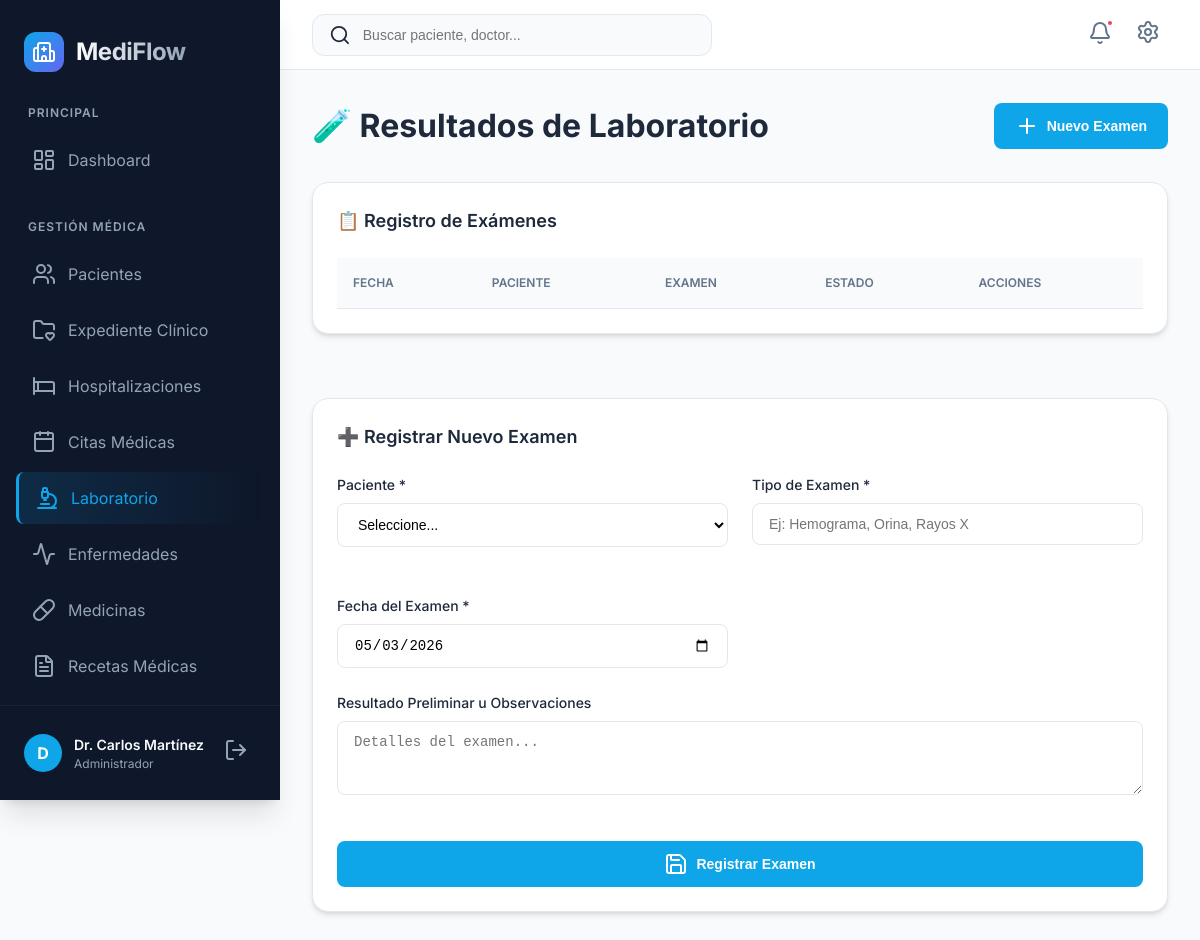
The app's page /laboratorio.php (signed in), older data.
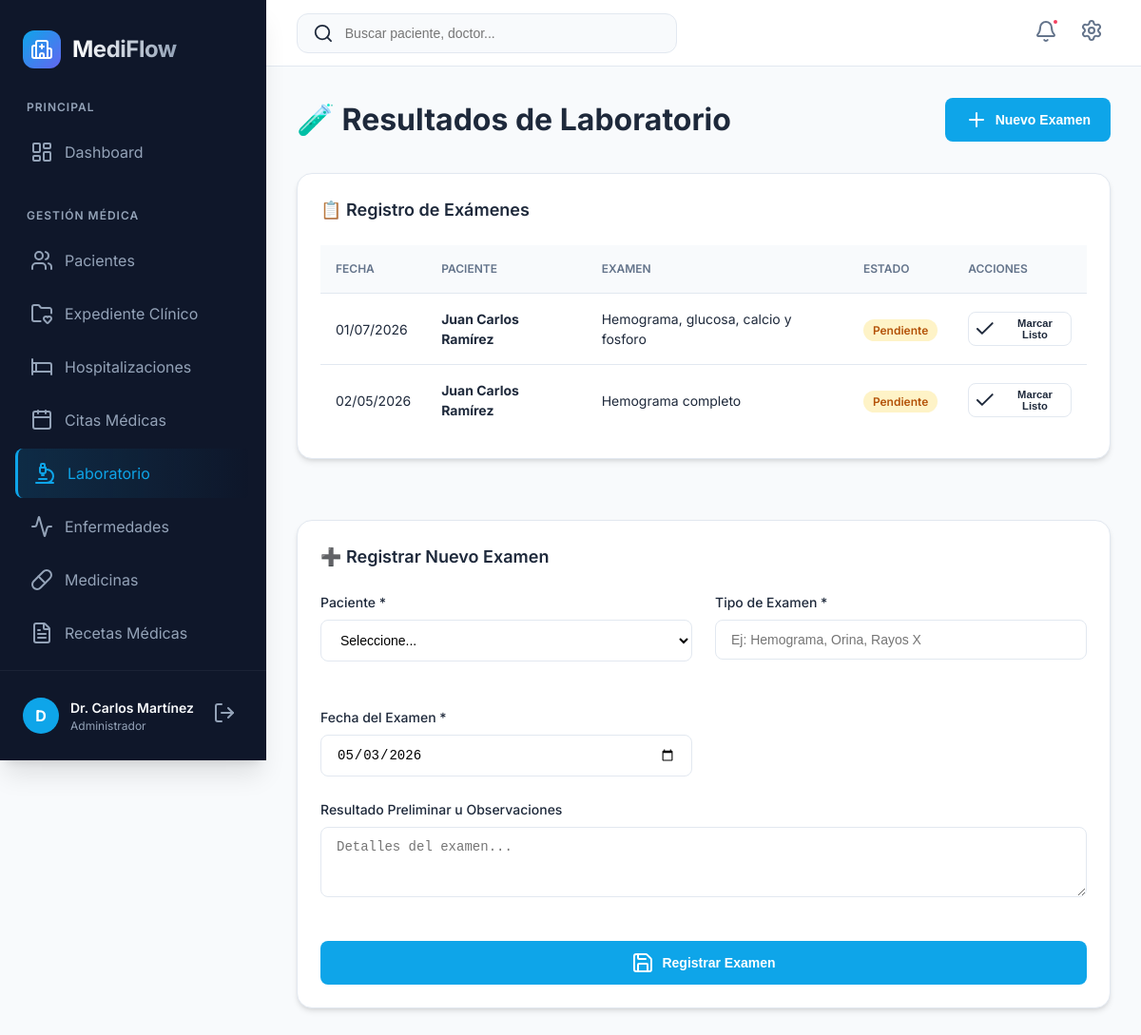
The same page, newer data.
### tables this page shows
CREATE TABLE `laboratorio` (
  `codigolab` int NOT NULL AUTO_INCREMENT,
  `codigopaciente` int NOT NULL,
  `codigoempleado` int NOT NULL,
  `tipo_examen` varchar(150) NOT NULL,
  `resultado` text,
  `fecha_examen` date NOT NULL,
  `archivo_adjunto` varchar(255) DEFAULT NULL,
  `estado` enum('pendiente','listo') DEFAULT 'pendiente',
  `created_at` timestamp NULL DEFAULT CURRENT_TIMESTAMP,
  PRIMARY KEY (`codigolab`),
  KEY `codigopaciente` (`codigopaciente`),
  KEY `codigoempleado` (`codigoempleado`),
  CONSTRAINT `laboratorio_ibfk_1` FOREIGN KEY (`codigopaciente`) REFERENCES `paciente` (`codigopaciente`) ON DELETE CASCADE,
  CONSTRAINT `laboratorio_ibfk_2` FOREIGN KEY (`codigoempleado`) REFERENCES `empleado` (`codigoempleado`)
);

CREATE TABLE `paciente` (
  `codigopaciente` int NOT NULL AUTO_INCREMENT,
  `nombrepaciente` varchar(150) NOT NULL,
  `dui` varchar(10) NOT NULL,
  `fechanacimiento` date NOT NULL,
  `genero` enum('M','F','Otro') NOT NULL,
  `direccion` text,
  `telefono` varchar(20) DEFAULT NULL,
  `correo` varchar(100) DEFAULT NULL,
  `codigomunicipio` int DEFAULT NULL,
  `tipo_sangre` enum('A+','A-','B+','B-','AB+','AB-','O+','O-') DEFAULT NULL,
  `alergias` text,
  `contacto_emergencia` varchar(150) DEFAULT NULL,
  `telefono_emergencia` varchar(20) DEFAULT NULL,
  `created_at` timestamp NOT NULL DEFAULT CURRENT_TIMESTAMP,
  `updated_at` timestamp NOT NULL DEFAULT CURRENT_TIMESTAMP ON UPDATE CURRENT_TIMESTAMP,
  PRIMARY KEY (`codigopaciente`),
  UNIQUE KEY `dui` (`dui`),
  KEY `codigomunicipio` (`codigomunicipio`),
  KEY `idx_dui` (`dui`),
  KEY `idx_nombre` (`nombrepaciente`),
  CONSTRAINT `paciente_ibfk_1` FOREIGN KEY (`codigomunicipio`) REFERENCES `municipio` (`codigomunicipio`) ON DELETE SET NULL
);

### laboratorio.php (the view, shortened to what this page needs)
<?php
require_once("includes/db.php");
$examenes = $conn->query("
    SELECT l.*, p.nombrepaciente
    FROM laboratorio l
    JOIN paciente p ON l.codigopaciente=p.codigopaciente
    ORDER BY l.fecha_examen DESC
");
?>
<?php
require_once("includes/header.php");
require_once("includes/sidebar.php");
?>
<div class="card-header" style="margin-bottom: 2rem;">
    <h1 style="margin: 0;">🧪 Resultados de Laboratorio</h1>
    <button class="btn btn-primary" onclick="document.getElementById('formLab').scrollIntoView({behavior: 'smooth'})">
        <i data-lucide="plus"></i> Nuevo Examen
    </button>
</div>
<div style="display: grid; grid-template-columns: 1fr; gap: 2rem;">
    <div class="card">
        <div class="card-header"><h2 class="card-title">📋 Registro de Exámenes</h2></div>
        <div class="table-container">
            <table>
                <thead>
                    <tr>
                        <th>Fecha</th>
                        <th>Paciente</th>
                        <th>Examen</th>
                        <th>Estado</th>
                        <th>Acciones</th>
                    </tr>
                </thead>
                <tbody>
                    <?php while($ex = $examenes->fetch_assoc()): ?>
                    <tr>
                        <td><?= date('d/m/Y', strtotime($ex['fecha_examen'])) ?></td>
                        <td><strong><?= htmlspecialchars($ex['nombrepaciente']) ?></strong></td>
                        <td><?= htmlspecialchars($ex['tipo_examen']) ?></td>
                        <td>
                            <span class="badge <?= $ex['estado']=='listo'?'badge-success':'badge-warning' ?>">
                                <?= ucfirst($ex['estado']) ?>
                            </span>
                        </td>
                        <td>
                            <?php if($ex['estado'] == 'pendiente'): ?>
                                <button class="btn btn-outline" style="font-size: 0.7rem; padding: 0.3rem;" onclick="completarExamen(<?= $ex['codigolab'] ?>)">
                                    <i data-lucide="check"></i> Marcar Listo
                                </button>
                            <?php else: ?>
                                <button class="icon-btn" onclick="alert('Resultado: <?= str_replace(["\r", "\n"], " ", htmlspecialchars($ex['resultado'])) ?>')" title="Ver Resultado">
                                    <i data-lucide="eye"></i>
                                </button>
                            <?php endif; ?>
                        </td>
                    </tr>
                    <?php endwhile; ?>
                </tbody>
            </table>
        </div>
    </div>
    <div class="card" id="formLab">
        <div class="card-header"><h2 class="card-title">➕ Registrar Nuevo Examen</h2></div>
        <form method="post">
            <div style="display: grid; grid-template-columns: 1fr 1fr; gap: 1.5rem;">
                <div class="form-group">
                    <label class="form-label">Paciente *</label>
                    <select name="codigopaciente" class="form-control" required>
                        <option value="">Seleccione...</option>
                    </select>
                </div>
                <div class="form-group">
                    <label class="form-label">Tipo de Examen *</label>
                    <input type="text" name="tipo_examen" class="form-control" placeholder="Ej: Hemograma, Orina, Rayos X" required>
                </div>
                <div class="form-group">
                    <label class="form-label">Fecha del Examen *</label>
                    <input type="date" name="fecha_examen" class="form-control" value="<?= date('Y-m-d') ?>" required>
                </div>
            </div>
            <div class="form-group">
                <label class="form-label">Resultado Preliminar u Observaciones</label>
                <textarea name="resultado" class="form-control" rows="3" placeholder="Detalles del examen..."></textarea>
            </div>
            <button type="submit" class="btn btn-primary" style="width: 100%; margin-top: 1rem;"><i data-lucide="save"></i> Registrar Examen</button>
        </form>
    </div>
</div>
<?php require_once("includes/footer.php"); ?>

Row changes from the older to the newer data that the page shows:
added laboratorio: fecha_examen "01/07/2026", codigopaciente.nombrepaciente "Juan Carlos Ramírez", tipo_examen "Hemograma, glucosa, calcio y fosforo", estado "Pendiente"
added laboratorio: fecha_examen "02/05/2026", codigopaciente.nombrepaciente "Juan Carlos Ramírez", tipo_examen "Hemograma completo", estado "Pendiente"
